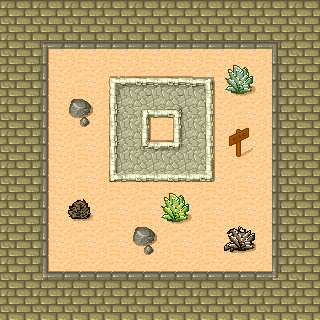

A level layout from a 2D game, rendered from its tile map. Below: a short description, then the map file with tile-grid data replaced by summaries:
An orthogonal 10x10 tile map with 32x32 px tiles, 2 tile layers (Tile Layer 1, Tile Layer 2).

<map version="1.0" orientation="orthogonal" width="10" height="10" tilewidth="32" tileheight="32">
 <tileset firstgid="1" source="desert.tsx" />
 <layer name="Tile Layer 1" width="10" height="10">
  <data>[100 cells, 100 non-empty, 22 distinct tile ids]</data>
 </layer>
 <layer name="Tile Layer 2" width="10" height="10">
  <data>[100 cells, 7 non-empty, 6 distinct tile ids]</data>
 </layer>
</map>
